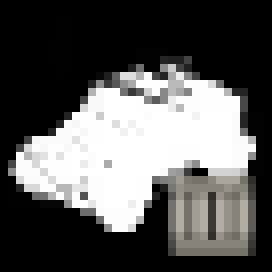
#> input picture CheckImages/Default/181C.png, 34 x 34 px (shown 8 times larger); its folder holds only this picture in this run
$ python stkpl.py
#> lines starting #> are read from the running program, lines starting #| are printed output that depends on the picture; after the words box and inside, x2 and y2 are one past the last pixel; in counts of white or black regions, pixels touching at a corner belong together
import cv2 as cv
import numpy as np
import matplotlib.pyplot as plt
from pathlib import Path
import logging

class GameInventoryDetector:
    def __init__(self, template_dir, threshold=0.95):
        self.template_dir = Path(template_dir)
        self.threshold = threshold
        self.templates = {}
        self.logger = self._setup_logger()

    def _setup_logger(self):
        logger = logging.getLogger('GameInventoryDetector')
        logger.setLevel(logging.INFO)
        if not logger.handlers:
            handler = logging.StreamHandler()
            formatter = logging.Formatter('%(asctime)s - %(name)s - %(levelname)s - %(message)s')
            handler.setFormatter(formatter)
            logger.addHandler(handler)
        return logger

    def load_templates(self):
        """Load all template images from the template directory."""
        self.logger.info(f"Loading templates from {self.template_dir}")
        template_files = list(self.template_dir.glob("*.png"))

        for template_path in template_files:
            template = cv.imread(str(template_path))
#> template is the input picture: shape (34, 34, 3); mean B, G, R 88.1, 88.8, 89.1
            if template is not None:
                # Convert template to grayscale
                template_gray = cv.cvtColor(template, cv.COLOR_BGR2GRAY)

                # Threshold the template to create a binary mask
                _, template_binary = cv.threshold(template_gray, 30, 255, cv.THRESH_BINARY)
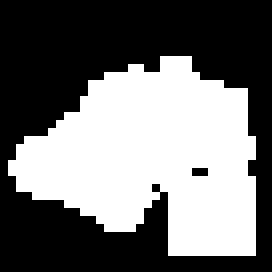
#> template_binary: shape (34, 34) (shown 8 times larger); 44.3% white; 1 white region, box (x1, y1, x2, y2) and area: (1, 7, 32, 32) 512

                # Store both grayscale and binary versions
                self.templates[template_path.stem] = {
                    'gray': template_gray,
                    'binary': template_binary,
                    'size': template.shape[:2]
                }
                self.logger.debug(f"Loaded template: {template_path.stem}")
            else:
                self.logger.warning(f"Failed to load template: {template_path}")

        self.logger.info(f"Loaded {len(self.templates)} templates")

    def preprocess_image(self, image):
        """Preprocess the input image for better matching."""
        # Convert to grayscale
        gray = cv.cvtColor(image, cv.COLOR_BGR2GRAY)

        # Apply threshold to create binary image
        _, binary = cv.threshold(gray, 30, 255, cv.THRESH_BINARY)

        return gray, binary

    def detect_icons(self, image_path, visualize=True):
        """Detect icons in the given image using template matching."""
#> called with image_path = 'test_image.png', visualize = True
        # Read the main image
        img = cv.imread(str(image_path))
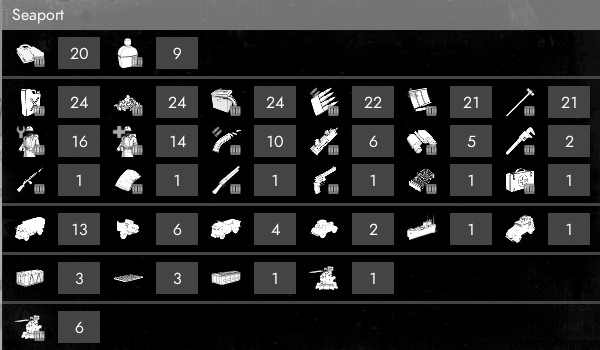
#> input picture test_image.png, 600 x 350 px, found by its file name
#> img is the input picture: shape (350, 600, 3); min 0, max 255, mean 39.4
        if img is None:
            raise FileNotFoundError(f"Could not read image: {image_path}")

        # Preprocess the image
        img_gray, img_binary = self.preprocess_image(img)
#> in preprocess_image, `_, binary = cv.threshold(gray, 30, 255, cv.THRESH_BINARY)`:
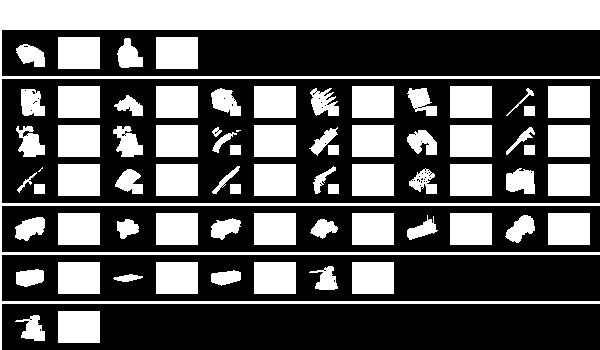
#> binary: shape (350, 600); 38.1% white; 73 white regions (2 under 20 px), largest, box (x1, y1, x2, y2) and area: (0, 0, 600, 350) 25816, (58, 37, 100, 69) 1344, (156, 37, 198, 69) 1344
        matches = []
        detected_locations = set()

        # Sort templates by size (larger first to prevent multiple detections)
        sorted_templates = sorted(
            self.templates.items(),
            key=lambda x: x[1]['size'][0] * x[1]['size'][1],
            reverse=True
        )
#> sorted_templates = 1 item

        for template_name, template_data in sorted_templates:
            # Match using both grayscale and binary images
            res_gray = cv.matchTemplate(img_gray, template_data['gray'], cv.TM_CCOEFF_NORMED)
            res_binary = cv.matchTemplate(img_binary, template_data['binary'], cv.TM_CCOEFF_NORMED)

            # Combine results
            res = (res_gray + res_binary) / 2

            # Find all matches above threshold
            locations = np.where(res >= self.threshold)
            for pt in zip(*locations[::-1]):  # Switch columns and rows
                h, w = template_data['size']

                # Check if this location overlaps with previously detected icons
                overlap = False
                for x, y, _, _ in detected_locations:
                    if abs(pt[0] - x) < w/2 and abs(pt[1] - y) < h/2:
                        overlap = True
                        break

                if not overlap:
                    # Extract region and check for quantity
                    roi = img_gray[pt[1]:pt[1]+h, pt[0]+w:pt[0]+w+30]  # Look for quantity to the right
                    quantity = None
                    if roi.size > 0:
                        # You might want to add OCR here for quantity detection
                        pass

                    matches.append({
                        "template_name": template_name,
                        "confidence": res[pt[1], pt[0]],
                        "location": (pt[0], pt[1], w, h),
                        "quantity": quantity
                    })
                    detected_locations.add((pt[0], pt[1], w, h))
#> this loop made 1 pass
#> (template_name, locations) on pass 1: ('181C', (empty array, empty array))
#> pass 1, in detect_icons, `res_gray = cv.matchTemplate(img_gray, template_data['gray'], cv.TM_CCO..`:
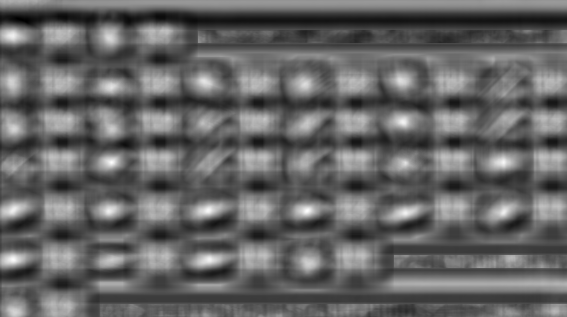
#> res_gray: shape (317, 567) float32; min -0.58, max 0.811, mean -0.0272; drawn with min black and max white
#> pass 1, in detect_icons, `res_binary = cv.matchTemplate(img_binary, template_data['binary'], cv...`:
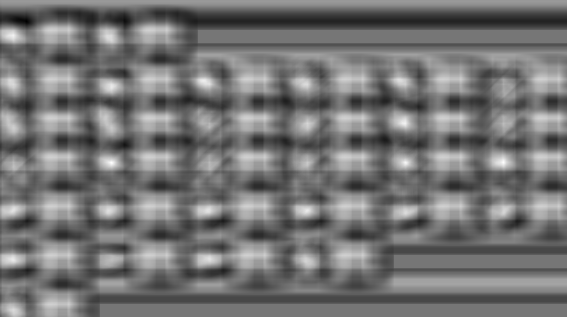
#> res_binary: shape (317, 567) float32; min -0.708, max 0.817, mean -0.0138; drawn with min black and max white
#> pass 1, in detect_icons, `res = (res_gray + res_binary) / 2`:
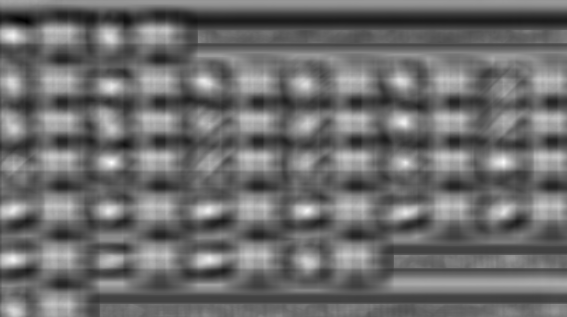
#> res: shape (317, 567) float32; min -0.644, max 0.813, mean -0.0205; drawn with min black and max white
#> after the loop, detected_locations = 0 items; matches = []

        if visualize:
            self._visualize_matches(img, matches)

        return matches

    def _visualize_matches(self, img, matches):
        """Visualize the detected matches on the image."""
        fig, (ax1, ax2) = plt.subplots(1, 2, figsize=(20, 8))

        # Original image
        ax1.imshow(cv.cvtColor(img, cv.COLOR_BGR2RGB))
        ax1.set_title("Original Image")
        ax1.axis('off')

        # Detection results
        ax2.imshow(cv.cvtColor(img, cv.COLOR_BGR2RGB))
        ax2.set_title("Detection Results")

        for match in matches:
            x, y, w, h = match["location"]
            confidence = match["confidence"]

            # Draw rectangle around match
            rect = plt.Rectangle((x, y), w, h, fill=False, edgecolor='g', linewidth=2)
            ax2.add_patch(rect)

            # Add label with template name and confidence
            label = f"{match['template_name']}\n{confidence:.2f}"
            if match['quantity']:
                label += f"\nQty: {match['quantity']}"
            ax2.text(x, y-5, label, color='white', fontsize=8,
                    bbox=dict(facecolor='green', alpha=0.5))
#> this loop made 0 passes

        ax2.axis('off')
        plt.tight_layout()
        plt.show()

# Example usage
if __name__ == "__main__":
    detector = GameInventoryDetector("CheckImages/Default", threshold=0.95)
    detector.load_templates()
    matches = detector.detect_icons("test_image.png")
#> matches = []
